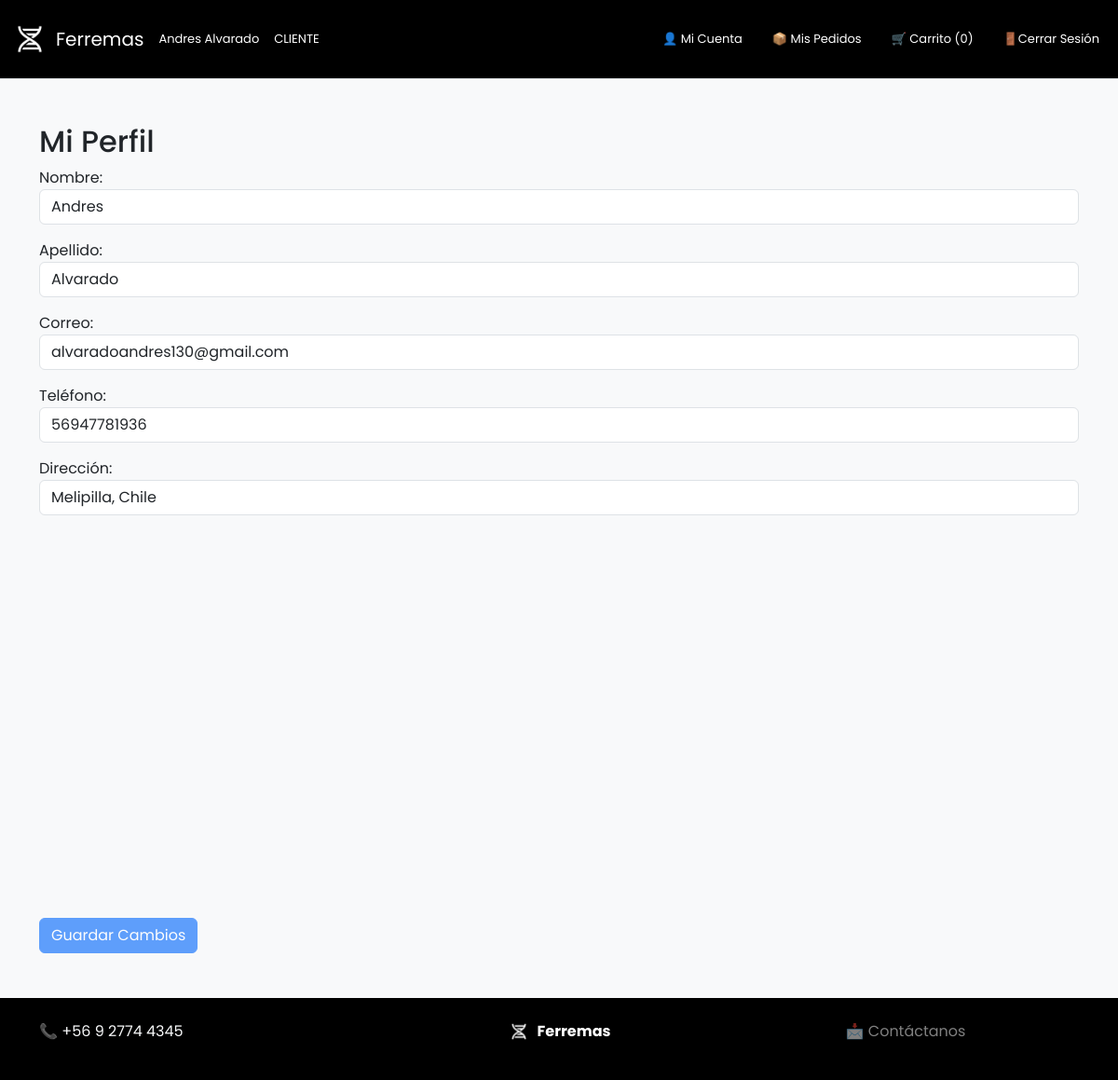
Page /perfil/ (signed in) on the earlier database version.
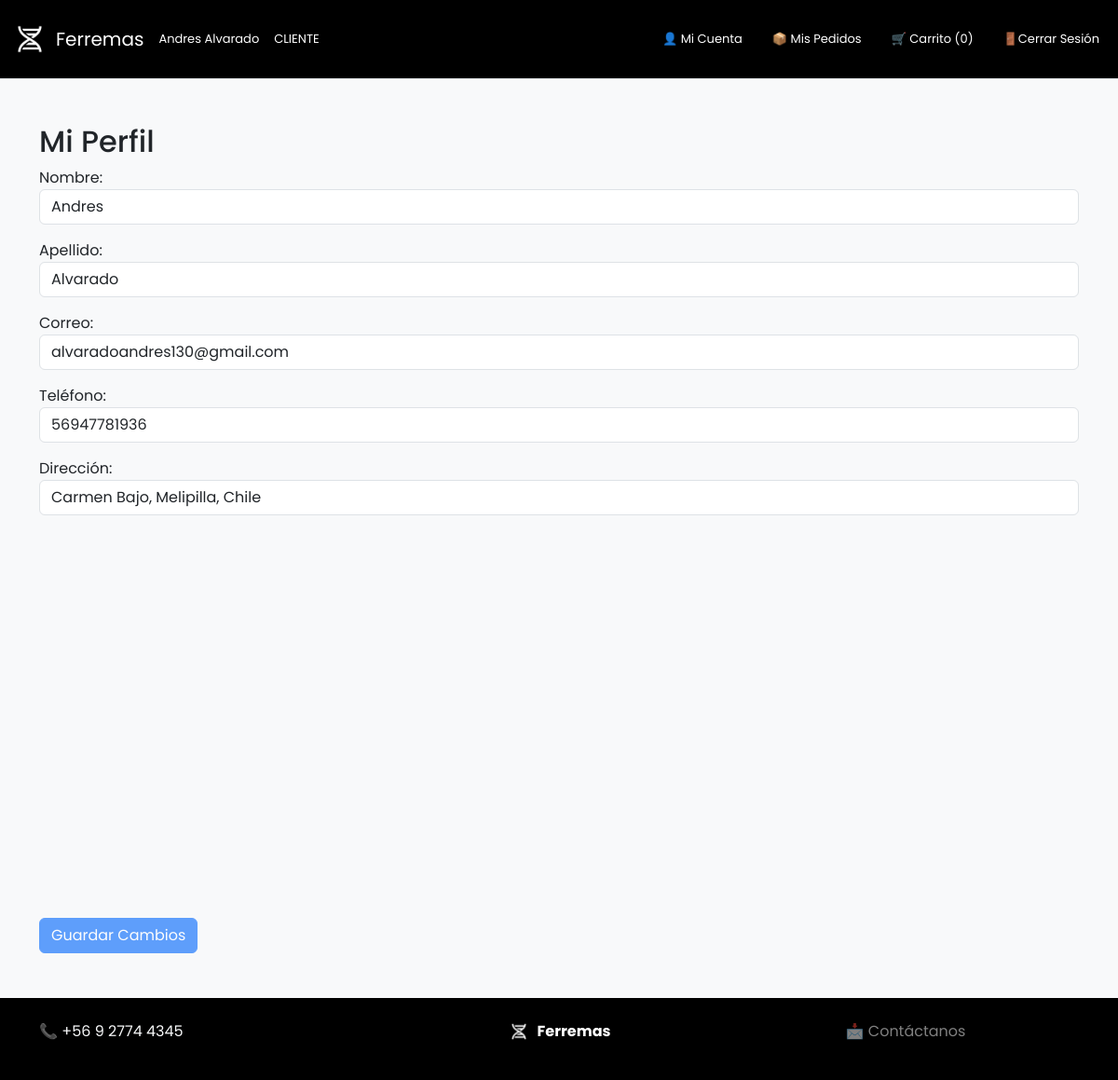
Same page on the later database version.
### core/models.py (models this page shows, shortened)
class PerfilUsuario(models.Model):
    ROLES = [
        ('CLIENTE', 'Cliente'),
        ('ADMIN', 'Administrador'),
        ('VENDEDOR', 'Vendedor'),
        ('BODEGUERO', 'Bodeguero'),
        ('CONTADOR', 'Contador'),
    ]
    user = models.OneToOneField(User, on_delete=models.CASCADE)
    latitud = models.FloatField(blank=True, null=True)
    longitud = models.FloatField(blank=True, null=True)
    rol = models.CharField(max_length=20, choices=ROLES)
    telefono = models.CharField(max_length=20, null=True, blank=True)
    direccion = models.CharField(max_length=255, null=True, blank=True)

### core/views.py (the view, shortened to what this page needs)
# urls.py: path("perfil/", perfil_usuario, name="perfil_usuario"),
@login_required
def perfil_usuario(request):
    perfil = PerfilUsuario.objects.get(user=request.user)
    user = request.user
    return render(request, 'perfil.html', {'perfil': perfil})

### core/context_processors.py (called while the page is built)
def cargar_perfil_y_perfiles(request):
    perfil = None
    perfiles = []
    if request.user.is_authenticated:
        perfil = PerfilUsuario.objects.filter(user=request.user).first()
        perfiles = PerfilUsuario.objects.all()
    return {
        'perfil': perfil,
        'perfiles': perfiles,
    }

### core/templates/perfil.html (shortened to what this page needs)
{% extends 'plantilla.html' %}
{% block content %}
<div class="container py-4">
  <h2>Mi Perfil</h2>
<form method="post">
  <div class="mb-3">
    <label for="nombre">Nombre:</label>
    <input type="text" id="nombre" name="nombre" class="form-control" value="{{ user.first_name }}" required>
  </div>
  <div class="mb-3">
    <label for="apellido">Apellido:</label>
    <input type="text" id="apellido" name="apellido" class="form-control" value="{{ user.last_name }}" required>
  </div>
  <div class="mb-3">
    <label for="email">Correo:</label>
    <input type="email" id="email" name="email" class="form-control" value="{{ user.email }}" required>
  </div>
  <div class="mb-3">
    <label for="telefono">Teléfono:</label>
    <input type="text" id="telefono" name="telefono" class="form-control" value="{{ perfil.telefono|default:'' }}">
  </div>
  <div class="mb-3">
    <label for="autocomplete">Dirección:</label>
    <input id="autocomplete" name="direccion" class="form-control" placeholder="Buscar dirección..." required value="{{ perfil.direccion|default:'' }}">
  </div>
  <div id="map" style="height: 400px;" class="my-3"></div>
  <button id="guardarBtn" type="submit" class="btn btn-primary disabled" disabled>Guardar Cambios</button>
</form>
</div>
{% endblock %}

### core/templates/plantilla.html (shortened to what this page needs)
{% load static %}
<!DOCTYPE html>
<html lang="es">
  <head>
    <link href="https://cdn.jsdelivr.net/npm/bootstrap@5.3.3/dist/css/bootstrap.min.css" rel="stylesheet" />
    <link rel="stylesheet" href="{% static 'css/plantilla.css' %}" />
    <link rel="stylesheet" href="{% static 'css/font.css' %}" />
    {% if user.is_authenticated %}
      <link rel="stylesheet" href="{% static 'css/loggedin.css' %}" />
    {% endif %}
  </head>
  <body class="bg-light d-flex flex-column min-vh-100">
    <nav class="navbar navbar-expand-lg navbar-dark bg-black border-bottom py-4" style="font-size: small;">
      <div class="container-fluid">
        <a class="navbar-brand d-flex align-items-center" href="{% url 'home' %}">
          <img src="{% static 'icons/brand.png' %}" alt="Logo" width="40" class="me-2">
          <span>Ferremas</span>
        </a>
        {% if user.is_authenticated %}
          <span class="text-white me-3">{{ user.first_name }} {{ user.last_name }}</span>
          <span class="text-white me-3">{{ perfil.rol }}</span>
        {% endif %}
       <div class="collapse navbar-collapse justify-content-end" id="navbarNav">
  <ul class="navbar-nav gap-3" >
    {% if user.is_authenticated %}
      <li class="nav-item">
        <a class="nav-link text-white" href="{% url 'perfil_usuario' %}">
          👤 <span class=" d-lg-inline">Mi Cuenta</span>
        </a>
      </li>
      <li class="nav-item">
        <a class="nav-link text-white" href="{% url 'mis_pedidos' %}">
          📦 <span class=" d-lg-inline">Mis Pedidos</span>
        </a>
      </li>
      <li class="nav-item">
        <a class="nav-link text-white" href="{% url 'carro' %}">
          🛒 <span class=" d-lg-inline">Carrito ({{ request.session.carrito|length }})</span>
        </a>
      </li>
      <li class="nav-item">
        <form action="{% url 'logout' %}" method="post" class="nav-link text-white ">
          <button type="submit" class="btn btn-link nav-link text-white p-0 border-0 d-flex align-items-center" style="background: none;">
            🚪 <span class=" d-lg-inline">Cerrar Sesión</span>
          </button>
        </form>
      </li>
    {% endif %}
  </ul>
</div>
      </div>
    </nav>
    <main class="flex-grow-1 py-4">
      {% block content %}{% endblock %}
    </main>
    <footer class="bg-black text-light py-4">
      <div class="container">
        <div class="d-flex text-center text-md-start">
          <div class="col-md-4 mb-3">
            <p class="mb-0">📞 +56 9 2774 4345</p>
          </div>
          <div class="col-md-4 mb-3 d-flex justify-content-center align-items-center">
            <a href="{% url 'home' %}" class="text-decoration-none d-flex align-items-center text-white">
              <img src="{% static 'icons/brand.png' %}" alt="Logo" width="24" class="me-2">
              <strong>Ferremas</strong>
            </a>
          </div>
          <div class="col-md-4 mb-3 text-md-center d-flex justify-content-center align-items-center text-center">
            <a href="{% url 'form' %}" class="text-decoration-none text-center text-white-50">📩 Contáctanos</a>
          </div>
        </div>
      </div>
    </footer>
  </body>
</html>

Differences in the rows shown:
changed PerfilUsuario "CLIENTE": direccion "Melipilla, Chile" → "Carmen Bajo, Melipilla, Chile"
